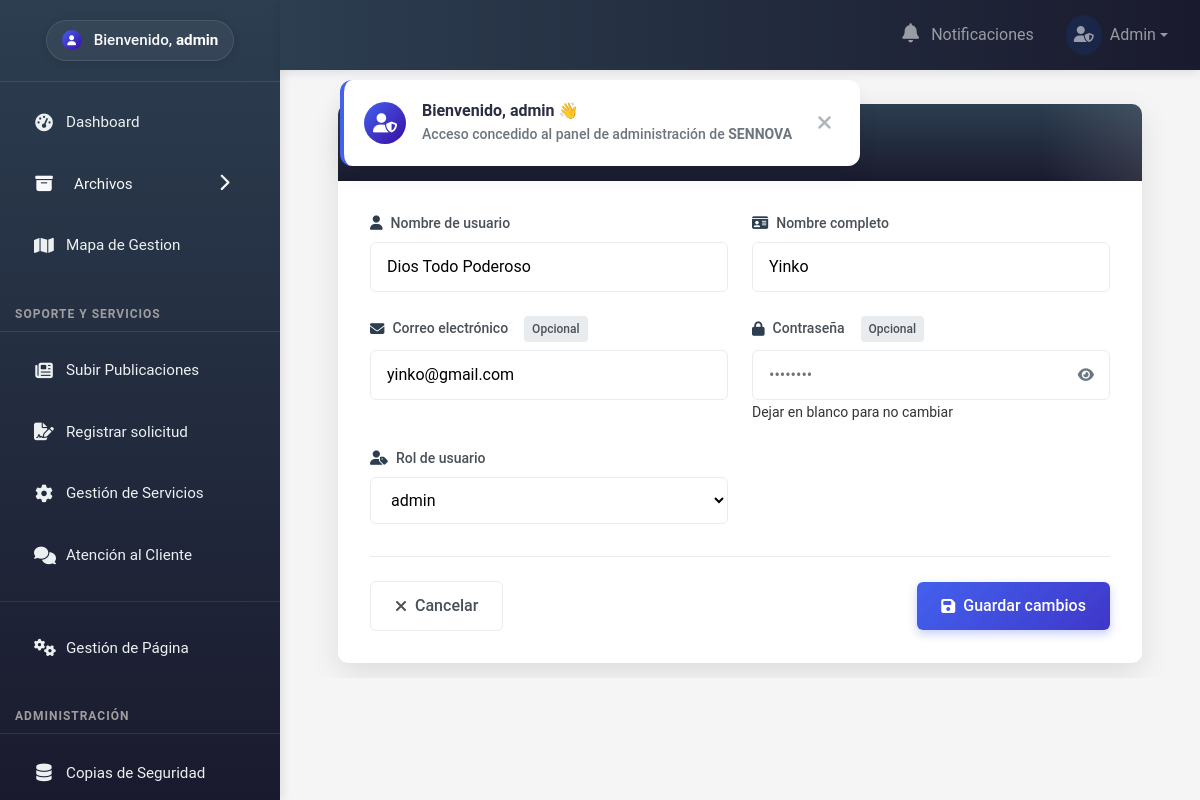
/inAdmin.php?vista=editarUsuario&id=17 (signed in), run on an earlier commit of the app's database.
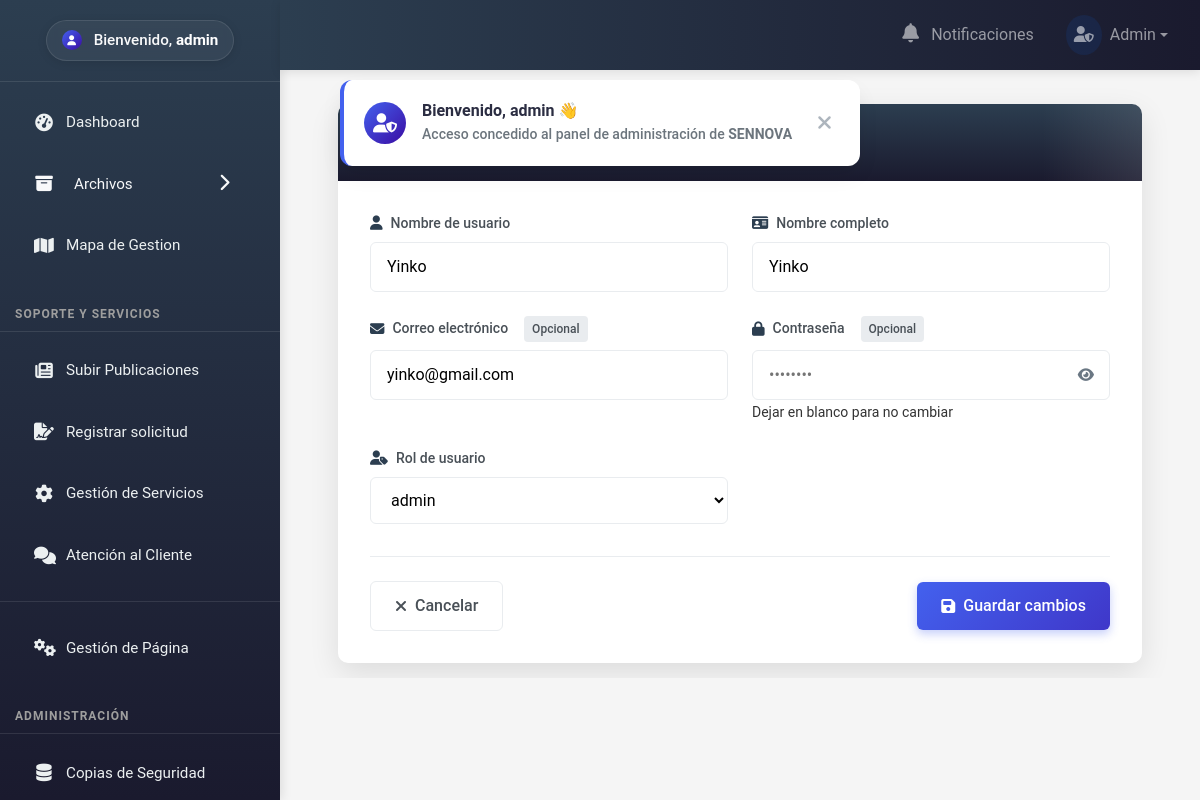
And on a later commit of the database.
### tables this page shows
CREATE TABLE `users` (
  `id` int(11) NOT NULL AUTO_INCREMENT,
  `username` varchar(50) NOT NULL,
  `password_acc` varchar(255) NOT NULL,
  `email_acc` varchar(100) NOT NULL,
  `full_name` varchar(100) DEFAULT NULL,
  `telefono` varchar(20) DEFAULT NULL,
  `direccion` varchar(120) DEFAULT NULL,
  `role_id` int(11) DEFAULT NULL,
  `created_at` timestamp NOT NULL DEFAULT current_timestamp(),
  `updated_at` timestamp NOT NULL DEFAULT current_timestamp() ON UPDATE current_timestamp(),
  `area` varchar(50) DEFAULT NULL,
  PRIMARY KEY (`id`),
  UNIQUE KEY `email` (`email_acc`)
);

CREATE TABLE `roles` (
  `id` int(11) NOT NULL AUTO_INCREMENT,
  `name_rol` varchar(50) NOT NULL,
  `state_rol` tinyint(1) NOT NULL DEFAULT 1,
  `date_register_rol` timestamp NOT NULL DEFAULT current_timestamp(),
  PRIMARY KEY (`id`),
  UNIQUE KEY `name` (`name_rol`)
);

### inAdmin.php (called while the page is built, shortened)
<?php
require_once __DIR__ . '/models/PubliModel.php';
$vista = $_GET['vista'] ?? 'inicio';
if ($vista === 'editarUsuario' && isset($_GET['id'])) {
    require_once __DIR__ . '/models/PubliModel.php';
    $userModel = new UserModel();
    $usuario   = $userModel->obtenerUsuarioPorId((int)$_GET['id']);
    $rolModel  = new RolModel();
    $roles     = $rolModel->obtenerRolesActivos();
}
require_once __DIR__ . '/views/admin.php';

### conexion/conexion.php (called while the page is built)
<?php
 function conectaDb() {
    try
       {
        $conn = new PDO('mysql:host=localhost;dbname=sennova2;charset=utf8', 'root', '');
        $conn->setAttribute(PDO::ATTR_ERRMODE, PDO::ERRMODE_EXCEPTION);
        return $conn;
       }
    catch(PDOException $e){
        echo "Error: en la conexion ".$e->getMessage();
    }
 }

### models/PubliModel.php (called while the page is built, shortened)
<?php
require_once __DIR__ . '/../conexion/conexion.php';
class UserModel
{
    private $conn;
    public function __construct()
    {
        $this->conn = conectaDb();
    }
    public function obtenerUsuarioPorId($id)
    {
        $sql = "SELECT * FROM users WHERE id = ?";
        $stmt = $this->conn->prepare($sql);
        $stmt->bindParam(1, $id, PDO::PARAM_INT);
        $stmt->execute();
        return $stmt->fetch(PDO::FETCH_ASSOC);
    }
}
class RolModel
{
    private $conn;
    public function __construct()
    {
        require_once __DIR__ . '/../conexion/conexion.php';
        $this->conn = conectaDb();
    }
    public function obtenerRolesActivos()
    {
        $sql = "SELECT id, name_rol FROM roles WHERE state_rol = 1";
        $stmt = $this->conn->prepare($sql);
        $stmt->execute();
        return $stmt->fetchAll(PDO::FETCH_ASSOC);
    }
}

### views/admin/EditUser.php (the view, shortened to what this page needs)
<div class="edit-user-wrapper mt-5" data-aos="fade-up">
  <div class="edit-user-card">
    <div class="card-header">
      <h4><i class="fas fa-user-edit"></i> Editar Usuario</h4>
    </div>
    <div class="card-body">
      <form action="/sennova/routes/ActualizarUser.php" method="POST" class="needs-validation" novalidate>
        <div class="form-grid">
          <div class="form-group">
            <label for="username">
              <i class="fas fa-user"></i> Nombre de usuario
            </label>
            <input type="text" name="username" value="<?= htmlspecialchars($usuario['username']) ?>" required>
          </div>
          <div class="form-group">
            <label for="full_name">
              <i class="fas fa-id-card"></i> Nombre completo
            </label>
            <input type="text" name="full_name" value="<?= htmlspecialchars($usuario['full_name']) ?>" required>
          </div>
          <div class="form-group">
            <label for="email_acc">
              <i class="fas fa-envelope"></i> Correo electrónico
              <span class="optional-badge">Opcional</span>
            </label>
            <input type="email" name="email_acc" value="<?= htmlspecialchars($usuario['email_acc']) ?>">
          </div>
          <div class="form-group">
            <label for="password">
              <i class="fas fa-lock"></i> Contraseña
              <span class="optional-badge">Opcional</span>
            </label>
            <div class="password-input">
              <input type="password" name="password" id="password" placeholder="••••••••">
              <button type="button" id="togglePassword">
                <i class="fas fa-eye"></i>
              </button>
            </div>
            <small>Dejar en blanco para no cambiar</small>
          </div>
          <?php if (isset($_SESSION['rol']) && $_SESSION['rol'] == 1): ?>
            <div class="form-group">
              <label for="rol">
                <i class="fas fa-user-tag"></i> Rol de usuario
              </label>
              <select name="rol" id="rol" required>
                <?php foreach ($roles as $rol): ?>
                  <option value="<?= $rol['id'] ?>" <?= $rol['id'] == $usuario['role_id'] ? 'selected' : '' ?>>
                    <?= htmlspecialchars($rol['name_rol']) ?>
                  </option>
                <?php endforeach; ?>
              </select>
            </div>
          <?php endif; ?>
        </div>
        <div class="form-actions">
          <a href="/sennova/inAdmin.php?vista=inicio" class="cancel-btn">
            <i class="fas fa-times"></i> Cancelar
          </a>
          <button type="submit" class="submit-btn">
            <i class="fas fa-save"></i> Guardar cambios
          </button>
        </div>
      </form>
    </div>
  </div>
</div>

What changed in the data, as far as the page shows it:
changed users "Yinko": username "Dios Todo Poderoso" → "Yinko"
